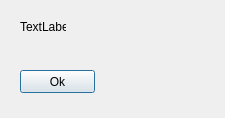
<?xml version="1.0" encoding="UTF-8"?>
<ui version="4.0">
 <class>InfoDialog</class>
 <widget class="QDialog" name="InfoDialog">
  <property name="geometry">
   <rect>
    <x>0</x>
    <y>0</y>
    <width>225</width>
    <height>118</height>
   </rect>
  </property>
  <property name="windowTitle">
   <string>Dialog</string>
  </property>
  <widget class="QLabel" name="label">
   <property name="geometry">
    <rect>
     <x>20</x>
     <y>20</y>
     <width>46</width>
     <height>13</height>
    </rect>
   </property>
   <property name="text">
    <string>TextLabel</string>
   </property>
  </widget>
  <widget class="QPushButton" name="pushButton">
   <property name="geometry">
    <rect>
     <x>20</x>
     <y>70</y>
     <width>75</width>
     <height>23</height>
    </rect>
   </property>
   <property name="text">
    <string>Ok</string>
   </property>
  </widget>
 </widget>
 <resources/>
 <connections/>
</ui>
